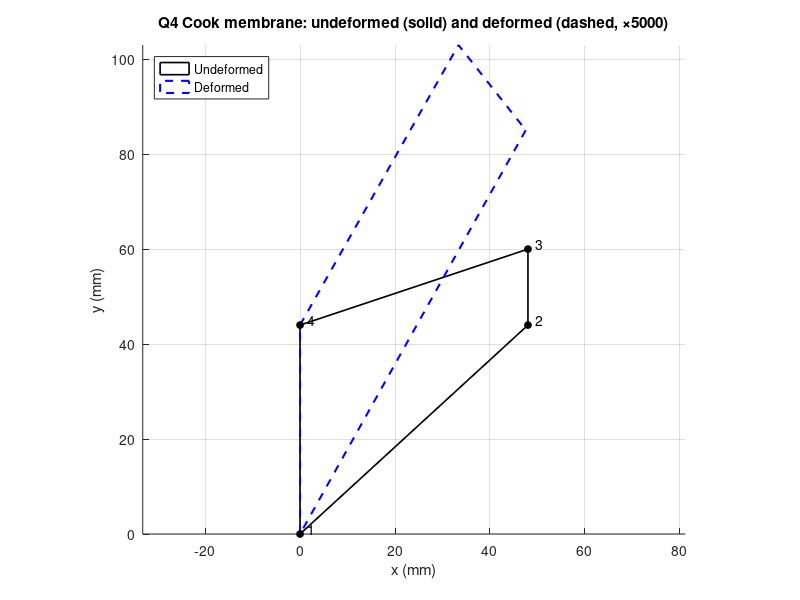
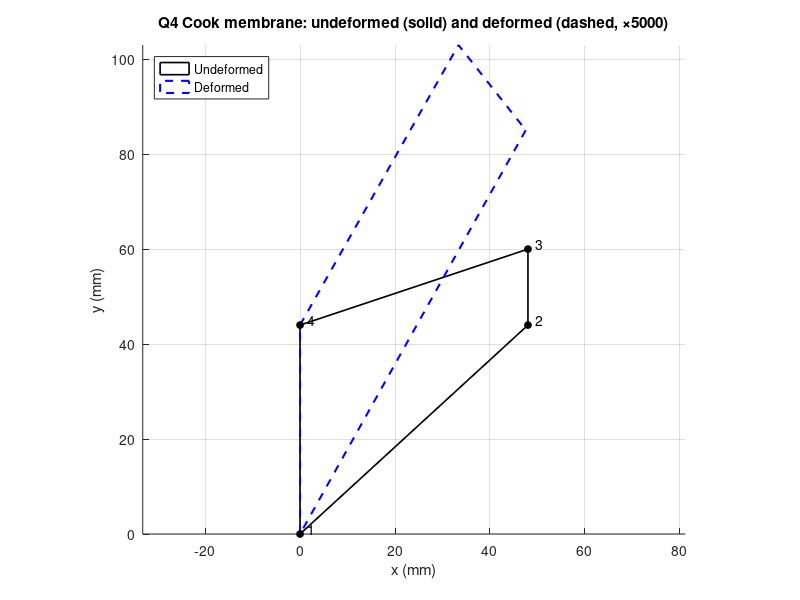

These figures' MATLAB source, in order:
% Chapter 7 -- Q4 Cook membrane under in-plane shear
% One Q4 element: nodes 1(0,0) 2(48,44) 3(48,60) 4(0,44) [mm]
% E=70000 N/mm^2, nu=0.3, t=1 mm, plane stress
% BCs: left edge clamped (nodes 1,4); load: 50 N vertical at nodes 2,3
clear; clc; close all;

%% Parameters
E  = 70000;  nu = 0.3;  t = 1;
xy = [0,0; 48,44; 48,60; 0,44];

%% Constitutive matrix (plane stress)
D = E/(1-nu^2) * [1,nu,0; nu,1,0; 0,0,(1-nu)/2];

%% 2x2 Gauss points and weights
g    = 1/sqrt(3);
gpts = [-g,-g; g,-g; g,g; -g,g];
w    = [1,1,1,1];

%% Assemble element stiffness
ke   = zeros(8);
B_all = cell(4,1);
J_all = cell(4,1);

for gp = 1:4
    xi  = gpts(gp,1);  eta = gpts(gp,2);

    % Natural derivatives of shape functions
    dN_dxi  = [-(1-eta), (1-eta), (1+eta), -(1+eta)] / 4;
    dN_deta = [-(1-xi), -(1+xi),  (1+xi),  (1-xi) ] / 4;

    % Jacobian and its inverse
    J    = [dN_dxi;  dN_deta] * xy;
    detJ = det(J);
    Jinv = inv(J);

    % Physical derivatives
    dN_dx = Jinv(1,:) * [dN_dxi; dN_deta];
    dN_dy = Jinv(2,:) * [dN_dxi; dN_deta];

    % Strain-displacement matrix B (3x8)
    B = zeros(3,8);
    B(1,1:2:7) = dN_dx;
    B(2,2:2:8) = dN_dy;
    B(3,1:2:7) = dN_dy;
    B(3,2:2:8) = dN_dx;

    ke = ke + t * w(gp) * detJ * B' * D * B;
    B_all{gp} = B;
    J_all{gp} = J;
end

%% Print Gauss-point data
fprintf('=== JACOBIAN AT GAUSS POINTS ===\n')
for gp = 1:4
    J = J_all{gp};
    fprintf('GP%d: J=[%.4f,%.4f;%.4f,%.4f]  detJ=%.4f\n', ...
            gp, J(1,1),J(1,2),J(2,1),J(2,2), det(J_all{gp}))
end
fprintf('\n=== B MATRIX AT GP1 (x1e3) ===\n')
disp(B_all{1}*1e3)
fprintf('\n=== ke (x1e-3 N/mm) ===\n')
disp(ke/1e3)

%% BCs and load
fixed = [1,2,7,8];   % u1,v1,u4,v4
free  = setdiff(1:8, fixed);
F = zeros(8,1);
F(4) = 50;   % v2
F(6) = 50;   % v3

u = zeros(8,1);
u(free) = ke(free,free) \ F(free);

fprintf('\n=== SOLUTION (mm) ===\n')
fprintf('u2=%+.6f  v2=%+.6f\n', u(3), u(4))
fprintf('u3=%+.6f  v3=%+.6f\n', u(5), u(6))

%% Stresses at Gauss points
fprintf('\n=== STRESSES AT GAUSS POINTS (N/mm^2) ===\n')
for gp = 1:4
    sig = D * B_all{gp} * u;
    fprintf('GP%d: sx=%+.4f  sy=%+.4f  txy=%+.4f\n', gp, sig(1), sig(2), sig(3))
end

%% Figure: mesh and deformed shape
scale = 5000;
fig = figure('Units','centimeters','Position',[2,2,14,12]);
hold on; axis equal; grid on;

% Undeformed
patch('XData', xy([1,2,3,4,1],1), 'YData', xy([1,2,3,4,1],2), ...
      'FaceColor','none', 'EdgeColor','k', 'LineWidth',1.2)

% Deformed
xy_def = xy + scale * reshape(u,2,[])';
patch('XData', xy_def([1,2,3,4,1],1), 'YData', xy_def([1,2,3,4,1],2), ...
      'FaceColor','none', 'EdgeColor','b', 'LineStyle','--', 'LineWidth',1.5)

% Nodes
for n = 1:4
    plot(xy(n,1), xy(n,2), 'ko', 'MarkerSize', 5, 'MarkerFaceColor','k')
    text(xy(n,1)+1.5, xy(n,2)+1, sprintf('%d',n), 'FontSize',10)
end

xlabel('x (mm)'); ylabel('y (mm)')
title(sprintf('Q4 Cook membrane: undeformed (solid) and deformed (dashed, \\times%d)', scale))
legend({'Undeformed','Deformed'}, 'Location','northwest')

exportgraphics(fig, '../figures/q4_cook_results.pdf', 'ContentType','vector')
exportgraphics(fig, '../figures/q4_cook_results.png', 'Resolution', 300)
fprintf('\nFigures saved to ../figures/\n')
